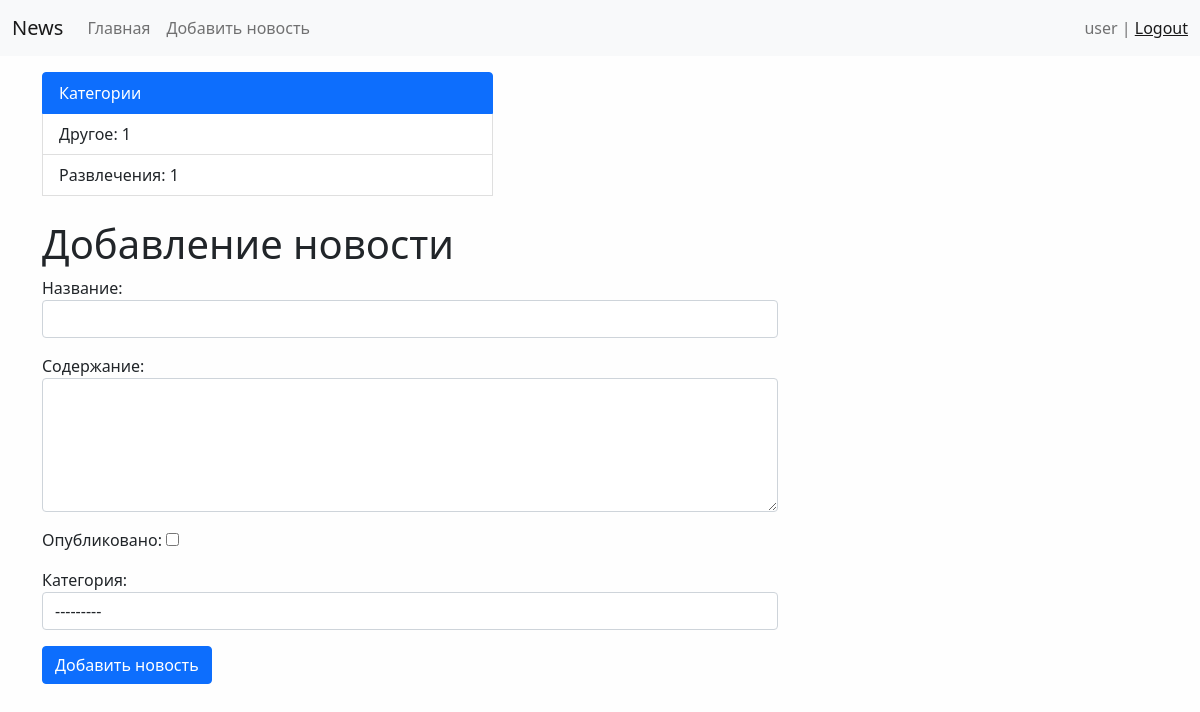
The page /news/add-news (signed in) on the database its author committed.
### news/models.py (models this page shows)
class Category(models.Model):
    title = models.CharField(max_length=150, db_index=True, verbose_name='Наименование категории')
    def __str__(self):
        return self.title
    def get_absolute_url(self):
        return reverse('category', kwargs={"category_id": self.pk})
    class Meta:
        verbose_name = 'Категория'
        verbose_name_plural = 'Категории'
        ordering = ['-title']

### news/views.py (the view)
# urls.py: path('news/add-news', views.CreateNews.as_view(), name='add-news'),
class CreateNews(LoginRequiredMixin, CreateView):
    raise_exception = True
    form_class = NewsForm
    template_name = 'news/add_news.html'

### news/forms.py
class NewsForm(forms.ModelForm):
    class Meta:
        model = News
        fields = ['title', 'content', 'is_published', 'category', ]
        widgets = {
            'title': TextInput(attrs={'class': 'form-control'}),
            'content': Textarea(attrs={'class': 'form-control', 'rows': 5}),
            'category': Select(attrs={'class': 'form-control'}),
        }

### news/templatetags/news_tags.py (called while the page is built)
@register.simple_tag(name='get_list_categories')
def get_categories():
    categories = Category.objects.filter(news__is_published=True).annotate(cnt=Count('news')).order_by('-cnt')
    return categories

### news/templates/news/add_news.html (shortened to what this page needs)
{% extends 'news/base.html' %}
{% block sidebar %}
    {% include 'includes/_sidebar.html' %}
{% endblock %}
{% block content %}
    <h1>Добавление новости</h1>
    <form action="{% url 'add-news' %}" method="post">
        {{ form.as_p }}
        <button type="submit" class="btn btn-primary btn-block">Добавить новость</button>
    </form>
{% endblock %}

### news/templates/includes/_navbar.html (shortened to what this page needs)
<nav class="navbar navbar-expand-lg navbar-light bg-light">
    <div class="container-fluid">
        <a class="navbar-brand" href="{% url 'index' %}">News</a>
        <div class="collapse navbar-collapse" id="navbarSupportedContent">
            <ul class="navbar-nav me-auto mb-2 mb-lg-0">
                <li class="nav-item"><a class="nav-link" href="{% url 'index' %}">Главная</a></li>
                {% if request.user.is_authenticated %}
                    <li class="nav-item"><a class="nav-link" href="{% url 'add-news' %}">Добавить новость</a></li>
                {% endif %}
            </ul>
        </div>
        <span class="navbar-text">
        {% if request.user.is_authenticated %}
            {{ user.username }}   |   <a href="{% url 'logout' %}">Logout</a>
        {% else %}
            <a href="{% url 'register' %}">Register</a>   |   <a href="{% url 'login' %}">Login</a>
        {% endif %}
    </span>
    </div>
</nav>

### news/templates/includes/_sidebar.html
{% load news_tags %}
<div class="list-group">
    <div class="list-group-item list-group-item-action active">Категории</div>
    {% get_list_categories as categories %}
    {% for category in categories%}
            <a href="{{ category.get_absolute_url }}" class="list-group-item list-group-item-action">{{ category.title }}: {{ category.cnt}}</a>
    {% endfor %}
    <br>
</div>

### news/static/css/style.css (style rules this page uses)
body { background: #fefefe; }

### rows shown on the page
Category: title "Другое", cnt "1"
Category: title "Развлечения", cnt "1"

### other values the page prints
{{ user.username }} "user"
